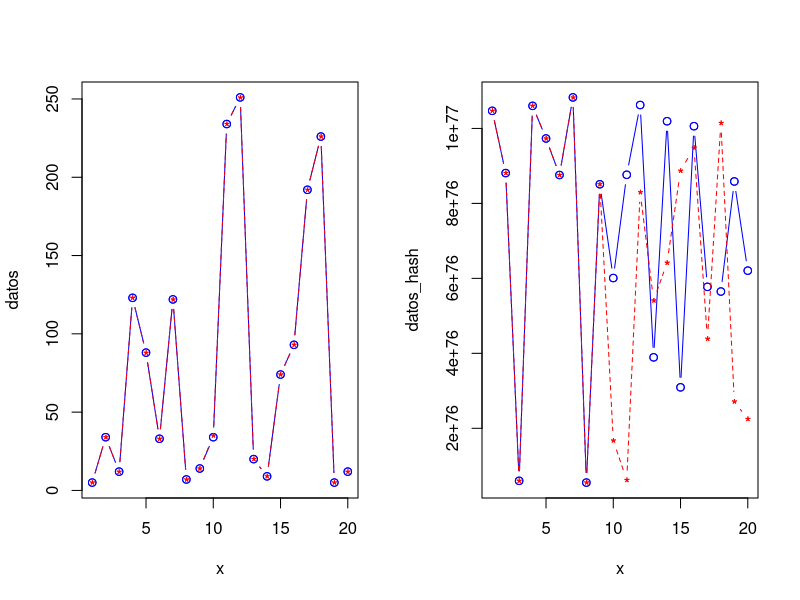

Here is the R script that generated this plot:
library(digest)
library(gmp)

# Función auxiliar de creación del blockchain
vecToSha256 = function(inptVec){
  resultVec = rep(as.raw(0), length(inptVec)*32)
  
  resultVec[1:32] = digest(as.raw(inptVec[1]), algo="sha256", serialize=FALSE, raw=TRUE)
  counter = 2
  for(n in seq(33,length(inptVec)*32,by=32)){
    resultVec[n:(n+31)] = digest(c(as.raw(inptVec[counter]), resultVec[(n-32):n]), algo="sha256", serialize=FALSE, raw=TRUE)
    counter = counter + 1
  }
  return(resultVec)
}

# función auxiliar, combina el output de 32 bytes de la función digest en un número grande para ser 
# representado gráficamente
raw_to_bigz = function(rawInpt_vec){
  resultLeng = floor(length(rawInpt_vec)/32)
  resultVec = c(as.bigz(0), resultLeng)
  for(n in 1:resultLeng){
    resultVec[n] = as.bigz(paste("0x",paste(rawInpt_vec[((n-1)*32+1):(n*32)] ,collapse = "",sep=""), collapse = "",sep=""))
  }
  return(resultVec)
}

# Ejemplo trivial con 20 valores aleatorios
x = c(1:20)
datos = c(5,34,12,123,88,33,122,7,14,34,234,251,20,9,74,93,192,226,5,12)
datos_hash_raw = vecToSha256(datos)
datos_hash = raw_to_bigz(datos_hash_raw)

# Un actor deshonesto modifica los datos con un cambio muy ligero, el décimo valor pasa de 34 a 35
datos_cambiados = datos
datos_cambiados[10] = 35  #DE 34 => 35
datos_cambiados_hash_raw = vecToSha256(datos_cambiados)
datos_cambiados_hash = raw_to_bigz(datos_cambiados_hash_raw)


# plot de los resultasdos, se ve que la gráfica de los datos en sí (plot izquierdo) no se aprecia el cambio realizado por 
# el actor deshonesto (se ve que los valores originales en azul se corresponded casi identicamente con los
# valores modificados en rojo). Sin embargo, en la gráfica del blockchain se observa como no solo el décimo
# valor sino todo el resto de valores cambian completamente (el blockchain original en azul y el blockchain
# alterado en rojo son completamente distintos).
par(mfrow=c(1,2))
plot(x, datos, col="blue")
lines(x, datos, type = "b", lty = 1, col = "blue")
points(x, datos_cambiados, col = "red", pch="*")
lines(x, datos_cambiados, type = "b", lty = 2, col = "red", pch="*")

plot(x, datos_hash, col="blue")
lines(x, datos_hash, type = "b", lty = 1, col = "blue")
points(x, datos_cambiados_hash, col = "red", pch="*")
lines(x, datos_cambiados_hash, type = "b", lty = 2, col = "red", pch="*")
